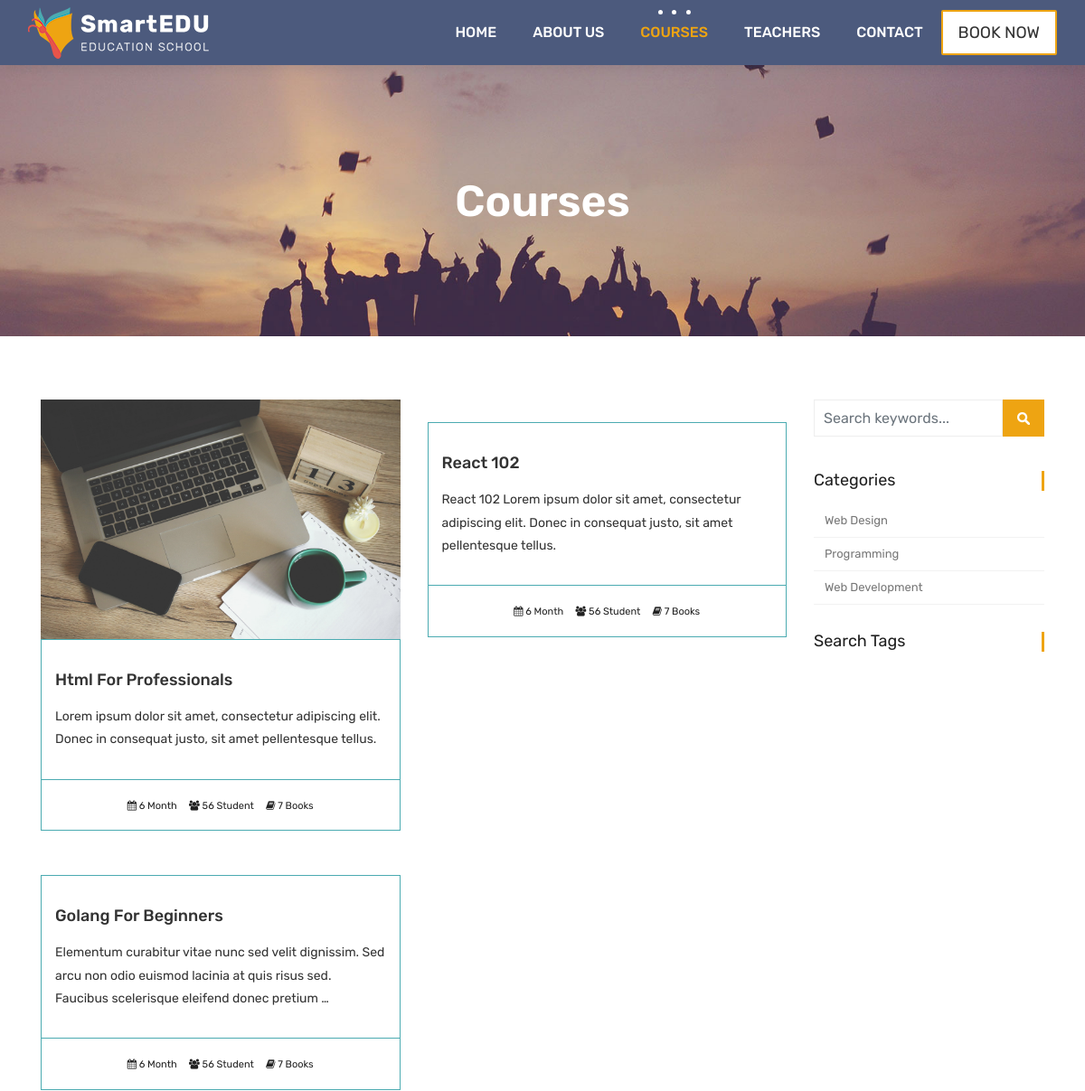
Page /courses/ (upper part) on the earlier database version.
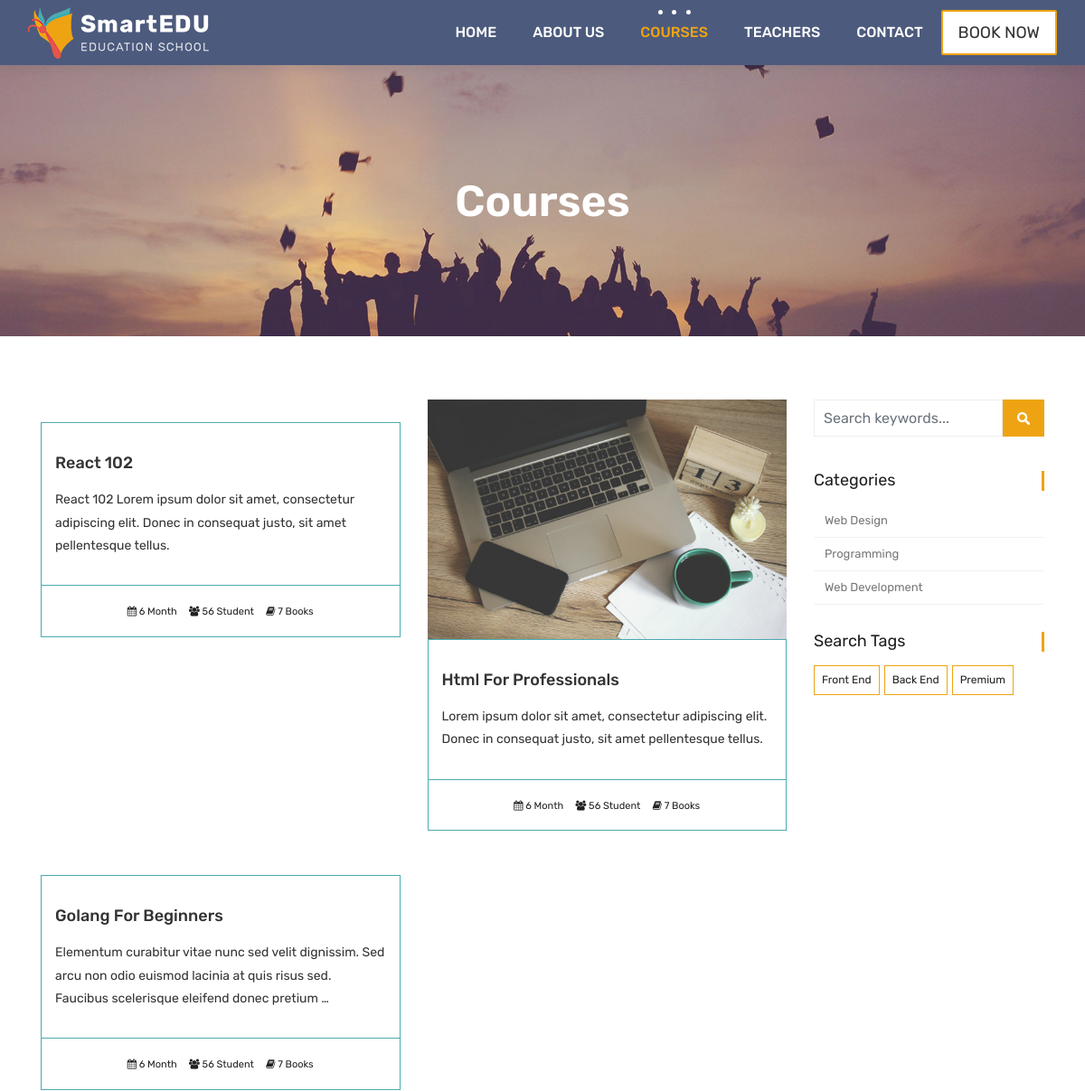
Same page on the later database version.
### courses/models.py (models this page shows, shortened)
class Course(models.Model):
    teacher = models.ForeignKey(Teacher, null=True, on_delete=models.CASCADE)
    name = models.CharField(max_length=200, unique=True, editable=True)
    category = models.ForeignKey(Category, null=True, on_delete=models.DO_NOTHING)
    tags = models.ManyToManyField(Tag, blank=True, null=True)
    description = models.TextField(blank=True, null=True, editable=True)
    image = models.ImageField(upload_to="courses/%Y/%m/%d/", default="courses/default_course_image.jpg")
    date = models.DateTimeField(auto_now=True)
    available = models.BooleanField(default=True)

class Category(models.Model):
    name = models.CharField(max_length=50, null=True)
    slug = models.SlugField(max_length=50, unique=True, null=True)

class Tag(models.Model):
    name = models.CharField(max_length=50, null=True)
    slug = models.SlugField(max_length=50, unique=True, null=True)

### courses/views.py (the view)
# urls.py: path('', views.course_list, name='courses'),
def course_list(request):
    courses = Course.objects.all().order_by('-date')
    categories = Category.objects.all()
    tags =  Tag.objects.all()
    context = {
        'courses': courses,
        'categories': categories,
        'tags' : tags
    }
    return render(request, 'courses.html', context)

### templates/courses.html (shortened to what this page needs)
{% extends "partials/_base.html" %}
{% load static %}
{% block content  %}
	<div class="all-title-box">
		<div class="container text-center">
			<h1>Courses</h1>
		</div>
	</div>
    <div id="overviews" class="section wb">
        <div class="container">
            <div class="row">
                <div class="col-lg-9 blog-post-single">
                    <div class="row">
						{% for course in courses %}
                        <div class="col-lg-6 col-md-6 col-12 mb-4">
                            <div class="course-item">
                                <div class="image-blog">
                                    <img src="{{course.image.url}}" alt="" class="img-fluid">
                                </div>
                                <div class="course-br">
                                    <div class="course-title">
                                        <h2><a href="{% url 'course_detail' course.category.slug course.id %}" title="">{{course.name}}</a></h2>
                                    </div>
                                    <div class="course-desc">
                                        <p>{{course.description | truncatechars:150}}</p>
                                    </div>
                                </div>
                                <div class="course-meta-bot">
                                    <ul>
                                        <li><i class="fa fa-calendar" aria-hidden="true"></i> 6 Month</li>
                                        <li><i class="fa fa-users" aria-hidden="true"></i> 56 Student</li>
                                        <li><i class="fa fa-book" aria-hidden="true"></i> 7 Books</li>
                                    </ul>
                                </div>
                            </div>
                        </div>
						{% endfor %}
                    </div>
                </div>
				<div class="col-lg-3 col-12 right-single">
					<div class="widget-search">
						<div class="site-search-area">
							<form method="get" id="site-searchform" action="#">
								<div>
									<input class="input-text form-control" name="search-k" id="search-k" placeholder="Search keywords..." type="text">
									<input id="searchsubmit" value="Search" type="submit">
								</div>
							</form>
						</div>
					</div>
					<div class="widget-categories">
						<h3 class="widget-title">Categories</h3>
						<ul>
							{% for category in categories %}
								<li><a href="{% url 'courses_by_category' category.slug %}">{{category.name}}</a></li>
							{% endfor %}
						</ul>
					</div>
					<div class="widget-tags">
						<h3 class="widget-title">Search Tags</h3>
						<ul class="tags">
							{% for tag in tags %}
								<li><a href="{% url 'courses_by_tag' tag.slug %}">{% if tag.slug in request.path %}<b>{{tag.name}}</b>{% else %}{{tag.name}}{% endif %}</a></li>
							{% endfor %}
						</ul>
					</div>
				</div>
            </div>
        </div>
    </div>
    {% endblock %}

### templates/partials/_base.html (shortened to what this page needs)
{% load static %}
<!DOCTYPE html>
<html lang="en">
    <link rel="stylesheet" href="{% static 'css/bootstrap.min.css' %}">
    <link rel="stylesheet" href="{% static 'style.css' %}">
    <link rel="stylesheet" href="{% static 'css/versions.css' %}">
    <link rel="stylesheet" href="{% static 'css/responsive.css' %}">
    <link rel="stylesheet" href="{% static 'css/custom.css' %}">
</head>
<body class="host_version">
	{% include "partials/_navbar.html" %}
    {% block content %}
    {% endblock  %}
    {% include "partials/_footer.html" %}

### templates/partials/_navbar.html (shortened to what this page needs)
	{% load static %}
	<header class="top-navbar">
		<nav class="navbar navbar-expand-lg navbar-light bg-light">
			<div class="container-fluid">
				<a class="navbar-brand" href=" {% url 'index' %}">
					<img src="{% static 'images/logo.png' %}" alt="" />
				</a>
				<div class="collapse navbar-collapse" id="navbars-host">
					<ul class="navbar-nav ml-auto">
						<li class="nav-item {% if '/' == request.path %} active {% endif %}"><a class="nav-link" href="{% url 'index' %}">Home</a></li>
						<li class="nav-item {% if 'about/' in request.path %} active {% endif %}"><a class="nav-link" href="{% url 'about' %}">About Us</a></li>
						<li class="nav-item {% if 'courses/' in request.path %} active {% endif %}"><a class="nav-link" href="{% url 'courses' %}">Courses</a></li>
						<li class="nav-item {% if 'teachers/' in request.path %} active {% endif %}"><a class="nav-link" href="{% url 'teachers' %}">Teachers</a></li>
						<li class="nav-item"><a class="nav-link" href="contact.html">Contact</a></li>
					</ul>
					<ul class="nav navbar-nav navbar-right">
                        <li><a class="hover-btn-new log orange" href="#" data-toggle="modal" data-target="#login"><span>Book Now</span></a></li>
                    </ul>
				</div>
			</div>
		</nav>
	</header>

### templates/partials/_footer.html (shortened to what this page needs)
{% load static %}
</body>
</html>

Differences in the rows shown:
changed Course "React 102": moves up the list
added Tag: name "Front End"
added Tag: name "Back End"
added Tag: name "Premium"
